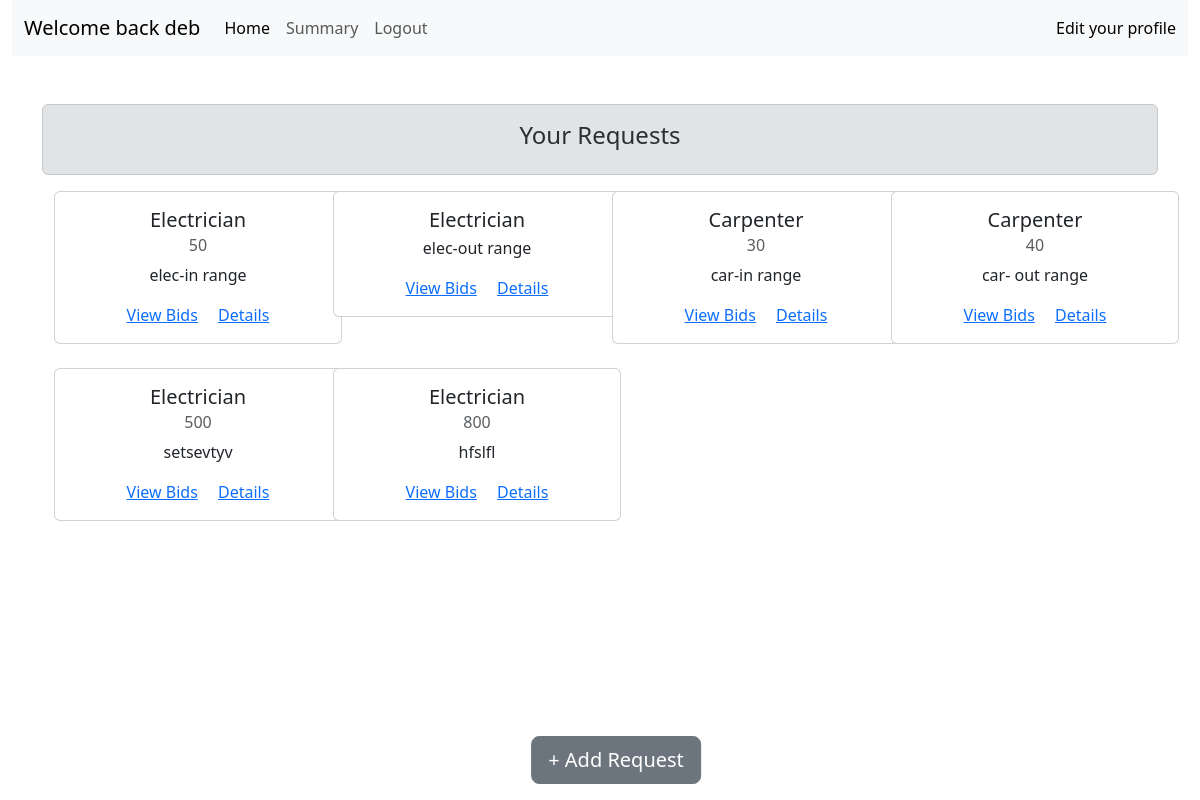
Page /consumer_dashboard (signed in) on the committed database.
### app.py (models this page shows)
class users(db.Model):
    id = db.Column(db.Integer, primary_key=True)
    email = db.Column(db.String(120), unique=True, nullable=False, index=True)
    password_hash = db.Column(db.String(255), nullable=False)
    full_name = db.Column(db.String(120), nullable=False)
    latitude = db.Column(db.Float, nullable=False)
    longitude = db.Column(db.Float, nullable=False)
    radius_km = db.Column(db.Float, default=5.0)  # optional usage
    is_provider = db.Column(db.Boolean, default=False)
    is_consumer = db.Column(db.Boolean, default=False)
    user_skill=db.Column(db.String(20), nullable=True)
    created_at = db.Column(db.DateTime, default=db.func.current_timestamp())

class service_request(db.Model):
    id=db.Column(db.Integer, primary_key=True)
    consumer_id=db.Column(db.Integer, nullable=False)
    con_latitude = db.Column(db.Float, nullable=False)
    con_longitude = db.Column(db.Float, nullable=False)
    service_title=db.Column(db.String(200), nullable=False)
    service_type=db.Column(db.String(50), nullable=False)
    budget=db.Column(db.Integer, nullable=False)
    desc=db.Column(db.String(500), nullable=False)
    is_active=db.Column(db.Boolean, default=True)
    is_inprogress=db.Column(db.Boolean, default=False)
    assigned_provider_id=db.Column(db.Integer, nullable=True)
    created_at=db.Column(db.DateTime, default=db.func.current_timestamp())

### app.py (the view)
@app.route('/consumer_dashboard')
def consumer_dashboard():
    if 'user_id' not in session:
        return redirect(url_for('login'))
    id=session['user_id']
    current_user_object = users.query.get(id)
    ser_req=service_request.query.filter_by(consumer_id=id).all()
    return render_template('consumer/consumer_dashboard.html',user=current_user_object,requests=ser_req)

### templates/consumer/consumer_dashboard.html (shortened to what this page needs)
{% extends 'base.html' %}
{% block body %}
<div class="container-fluid">
  <nav class="navbar navbar-expand-lg bg-body-tertiary">
    <div class="container-fluid">
      <a class="navbar-brand" href="#">Welcome back {{user.full_name}}</a>
      <div class="collapse navbar-collapse" id="navbarText">
        <ul class="navbar-nav me-auto mb-2 mb-lg-0">
          <li class="nav-item">
            <a class="nav-link active" aria-current="page" href="#">Home</a>
          </li>
          <li class="nav-item">
            <a class="nav-link" href="#">Summary</a>
          </li>
          <li class="nav-item">
            <a class="nav-link" href="{{url_for('logout')}}">Logout</a>
          </li>
        </ul>
        <span class="navbar-text">
          <a class="nav-link" href="#">Edit your profile</a>
        </span>
      </div>
    </div>
  </nav>
</div>
<div class="container">
  <div class="alert alert-secondary mt-5 text-center" role="alert">
    <strong>
      <h4>Your Requests</h4>
    </strong>
  </div>
  <div class="container">
    <div class="row row-cols-1 row-cols-md-2 row-cols-lg-4 g-4">
      {% for request in requests %}
      <div class="col">
        <div class="card" style="width: 18rem;">
          <div class="card-body text-center">
            <h5 class="card-title">{{request.service_type}}</h5>
            <h6 class="card-subtitle mb-2 text-muted">{{request.budget}}</h6>
            <p class="card-text">{{request.desc}}</p>
            <a href="/consumer/view-lot/1" class="card-link">View Bids</a>
            <a href="/consumer/book-slot/1" class="card-link">Details</a>
          </div>
        </div>
      </div>
      {% endfor %}
    </div>
  </div>
</div>
<a href="{{url_for('add_service_request')}}"
  class="btn btn-lg btn-secondary position-fixed bottom-0 start-50 translate-middle-x m-3 z-3">+ Add Request</a>
{% endblock body %}

### templates/base.html (shortened to what this page needs)
<!DOCTYPE html>
<html lang="en">
<head>
    <link href="https://cdn.jsdelivr.net/npm/bootstrap@5.3.7/dist/css/bootstrap.min.css" rel="stylesheet"
>
    <link rel="stylesheet" href="https://unpkg.com/leaflet@1.9.4/dist/leaflet.css" />
</head>
<body>
    {% block body %}
    {% endblock body %}
</body>
</html>

### rows in the picture
users: full_name "deb"
service_request: service_type "Electrician", budget "50", desc "elec-in range"
service_request: service_type "Electrician", desc "elec-out range"
service_request: service_type "Carpenter", budget "30", desc "car-in range"
service_request: service_type "Carpenter", budget "40", desc "car- out range"
service_request: service_type "Electrician", budget "500", desc "setsevtyv"
service_request: service_type "Electrician", budget "800", desc "hfslfl"
